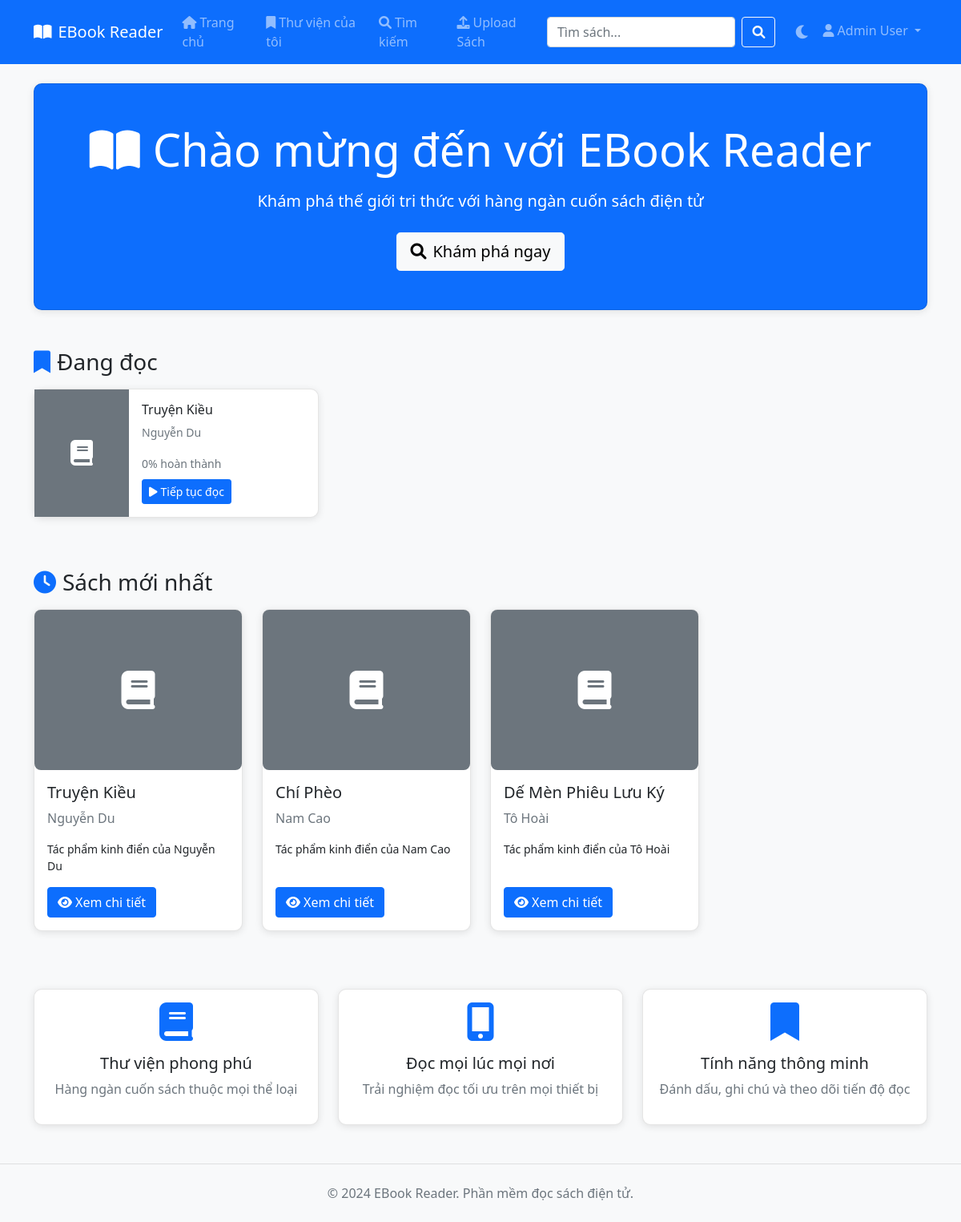
Page / (signed in) on the earlier database version.
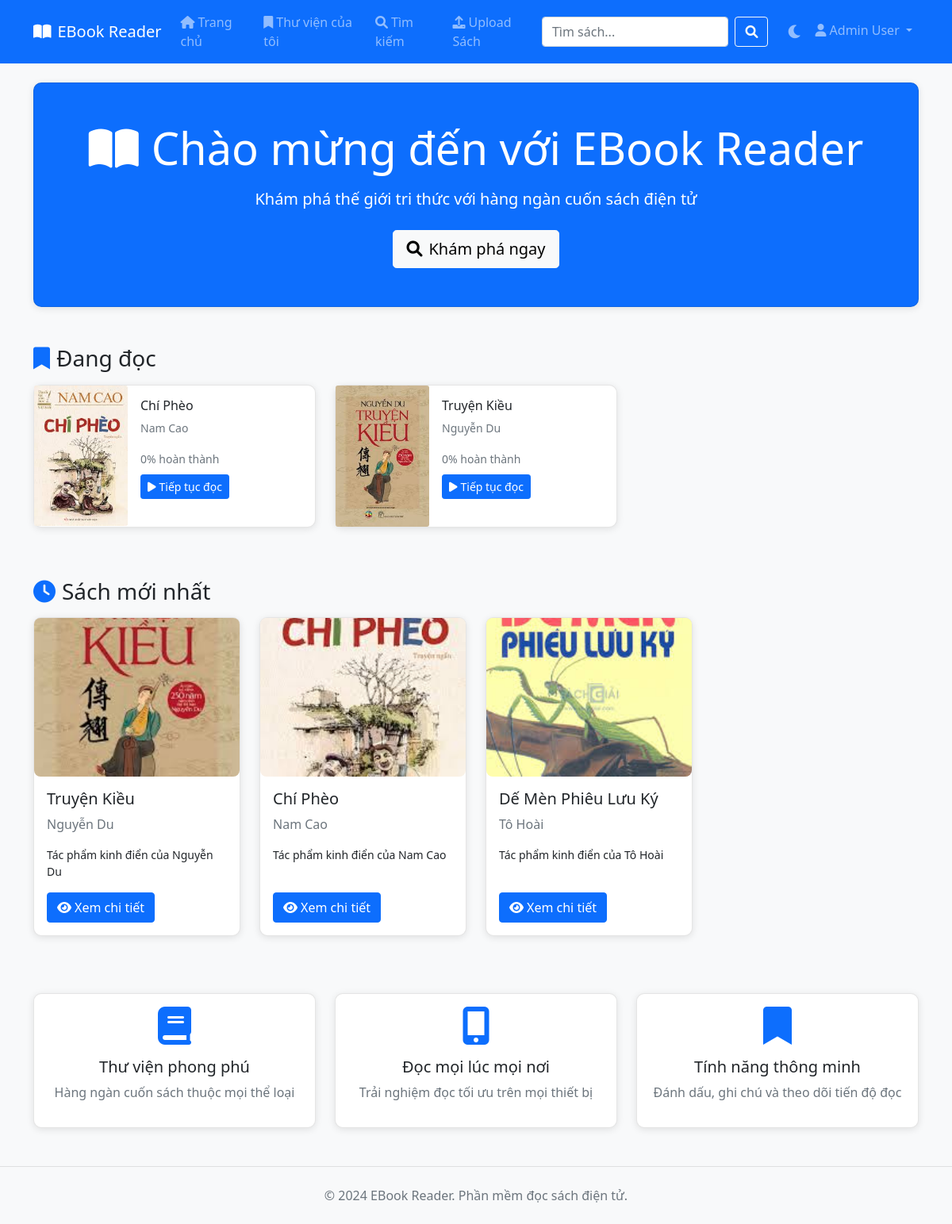
Same page on the later database version.
### tables this page shows
CREATE TABLE user_library (
                    user_library_id INTEGER PRIMARY KEY AUTOINCREMENT,
                    user_id INTEGER,
                    book_id INTEGER,
                    is_favorite BOOLEAN DEFAULT FALSE,
                    last_read_position INTEGER DEFAULT 0,
                    reading_status TEXT DEFAULT 'not_started',
                    added_date TIMESTAMP DEFAULT CURRENT_TIMESTAMP,
                    FOREIGN KEY (user_id) REFERENCES users (user_id),
                    FOREIGN KEY (book_id) REFERENCES books (book_id)
                );

CREATE TABLE books (
                    book_id INTEGER PRIMARY KEY AUTOINCREMENT,
                    title TEXT NOT NULL,
                    author_id INTEGER,
                    publisher_id INTEGER,
                    description TEXT,
                    cover_image_url TEXT,
                    file_path TEXT,
                    publication_year INTEGER,
                    page_count INTEGER,
                    added_at TIMESTAMP DEFAULT CURRENT_TIMESTAMP,
                    FOREIGN KEY (author_id) REFERENCES authors (author_id),
                    FOREIGN KEY (publisher_id) REFERENCES publishers (publisher_id)
                );

CREATE TABLE authors (
                    author_id INTEGER PRIMARY KEY AUTOINCREMENT,
                    author_name TEXT NOT NULL,
                    birth_year INTEGER,
                    nationality TEXT
                );

### app/views.py (the view)
@main_bp.route('/')
def index():
    if 'user_id' not in session:
        return redirect(url_for('main.login'))
    try:
        data = book_service.get_home_data(session['user_id'])
        if 'error' in data:
            flash(data['error'], 'error')
            return render_template('index.html', recent_books=[], reading_books=[])
        return render_template('index.html',
                             recent_books=data['recent_books'],
                             reading_books=data['reading_books'])
    except Exception as e:
        flash(f'Lỗi tải trang chủ: {str(e)}', 'error')
        return render_template('index.html', recent_books=[], reading_books=[])

### app/models.py (called while the page is built)
    def get_connection(self):
        conn = sqlite3.connect(self.db_path, timeout=Config.DATABASE_TIMEOUT)
        conn.row_factory = sqlite3.Row
        return conn

    def get_recent_books(self, limit=8):
        conn = self.db.get_connection()
        try:
            books = conn.execute('''
                SELECT b.*, a.author_name, p.publisher_name
                FROM books b
                LEFT JOIN authors a ON b.author_id = a.author_id
                LEFT JOIN publishers p ON b.publisher_id = p.publisher_id
                ORDER BY b.added_at DESC LIMIT ?
            ''', (limit,)).fetchall()
            return books
        finally:
            conn.close()

    def get_reading_books(self, user_id):
        conn = self.db.get_connection()
        try:
            books = conn.execute('''
                SELECT b.*, a.author_name, ul.last_read_position, ul.reading_status
                FROM books b
                LEFT JOIN authors a ON b.author_id = a.author_id
                JOIN user_library ul ON b.book_id = ul.book_id
                WHERE ul.user_id = ? AND ul.reading_status = 'reading'
                ORDER BY ul.added_date DESC
            ''', (user_id,)).fetchall()
            return books
        finally:
            conn.close()

### app/services.py (called while the page is built)
    def get_home_data(self, user_id, limit=None):
        limit = limit or Config.DEFAULT_BOOKS_PER_PAGE
        try:
            recent_books = self.book_model.get_recent_books(limit)
            user_library = UserLibraryModel(self.db)
            reading_books = user_library.get_reading_books(user_id)
            return {
                'recent_books': recent_books,
                'reading_books': reading_books
            }
        except Exception as e:
            return {
                'recent_books': [],
                'reading_books': [],
                'error': f"Lỗi khi lấy dữ liệu: {str(e)}"
            }

### app/views.py (called while the page is built)
@main_bp.context_processor
def inject_user():
    return {
        'current_user': {
            'id': session.get('user_id'),
            'username': session.get('username'),
            'full_name': session.get('full_name'),
            'is_authenticated': 'user_id' in session
        }
    }

### templates/index.html (shortened to what this page needs)
{% extends "base.html" %}
{% block content %}
<div class="container mt-4">
    <div class="row mb-5">
        <div class="col-12">
            <div class="card bg-primary text-white">
                <div class="card-body text-center py-5">
                    <h1 class="card-title display-4 mb-3">
                        <i class="fas fa-book-open me-3"></i>Chào mừng đến với EBook Reader
                    </h1>
                    <p class="lead mb-4">Khám phá thế giới tri thức với hàng ngàn cuốn sách điện tử</p>
                    <a href="{{ url_for('main.search') }}" class="btn btn-light btn-lg">
                        <i class="fas fa-search me-2"></i>Khám phá ngay
                    </a>
                </div>
            </div>
        </div>
    </div>
    {% if reading_books %}
    <div class="row mb-5">
        <div class="col-12">
            <h3 class="mb-3">
                <i class="fas fa-bookmark text-primary me-2"></i>Đang đọc
            </h3>
            <div class="row">
                {% for book in reading_books %}
                <div class="col-md-6 col-lg-4 mb-3">
                    <div class="card h-100">
                        <div class="row g-0">
                            <div class="col-4">
                                {% if book.cover_image_url %}
                                    <img src="{{ book.cover_image_url }}" class="card-img h-100" alt="{{ book.title }}">
                                {% else %}
                                    <div class="bg-secondary d-flex align-items-center justify-content-center h-100">
                                        <i class="fas fa-book fa-2x text-white"></i>
                                    </div>
                                {% endif %}
                            </div>
                            <div class="col-8">
                                <div class="card-body p-3">
                                    <h6 class="card-title">{{ book.title }}</h6>
                                    <p class="card-text text-muted small">{{ book.author_name }}</p>
                                    {% set progress_percentage = (book.last_read_position / book.page_count * 100) if book.page_count else 0 %}
                                    <small class="text-muted">{{ "%.0f"|format(progress_percentage) }}% hoàn thành</small>
                                    <div class="mt-2">
                                        <a href="{{ url_for('main.read_book', book_id=book.book_id) }}" class="btn btn-primary btn-sm">
                                            <i class="fas fa-play me-1"></i>Tiếp tục đọc
                                        </a>
                                    </div>
                                </div>
                            </div>
                        </div>
                    </div>
                </div>
                {% endfor %}
            </div>
        </div>
    </div>
    {% endif %}
    <div class="row">
        <div class="col-12">
            <h3 class="mb-3">
                <i class="fas fa-clock text-primary me-2"></i>Sách mới nhất
            </h3>
            <div class="row">
                {% for book in recent_books %}
                <div class="col-md-6 col-lg-3 mb-4">
                    <div class="card h-100">
                        {% if book.cover_image_url %}
                            <img src="{{ book.cover_image_url }}" class="card-img-top book-cover" alt="{{ book.title }}">
                        {% else %}
                            <div class="bg-secondary d-flex align-items-center justify-content-center book-cover">
                                <i class="fas fa-book fa-3x text-white"></i>
                            </div>
                        {% endif %}
                        <div class="card-body d-flex flex-column">
                            <h5 class="card-title">{{ book.title }}</h5>
                            <p class="card-text text-muted">{{ book.author_name }}</p>
                            {% if book.description %}
                                <p class="card-text small">{{ book.description[:100] }}{% if book.description|length > 100 %}...{% endif %}</p>
                            {% endif %}
                            <div class="mt-auto">
                                <a href="{{ url_for('main.book_detail', book_id=book.book_id) }}" class="btn btn-primary">
                                    <i class="fas fa-eye me-1"></i>Xem chi tiết
                                </a>
                            </div>
                        </div>
                    </div>
                </div>
                {% endfor %}
            </div>
        </div>
    </div>
    <div class="row mt-5">
        <div class="col-md-4">
            <div class="card text-center">
                <div class="card-body">
                    <i class="fas fa-book fa-3x text-primary mb-3"></i>
                    <h5>Thư viện phong phú</h5>
                    <p class="text-muted">Hàng ngàn cuốn sách thuộc mọi thể loại</p>
                </div>
            </div>
        </div>
        <div class="col-md-4">
            <div class="card text-center">
                <div class="card-body">
                    <i class="fas fa-mobile-alt fa-3x text-primary mb-3"></i>
                    <h5>Đọc mọi lúc mọi nơi</h5>
                    <p class="text-muted">Trải nghiệm đọc tối ưu trên mọi thiết bị</p>
                </div>
            </div>
        </div>
        <div class="col-md-4">
            <div class="card text-center">
                <div class="card-body">
                    <i class="fas fa-bookmark fa-3x text-primary mb-3"></i>
                    <h5>Tính năng thông minh</h5>
                    <p class="text-muted">Đánh dấu, ghi chú và theo dõi tiến độ đọc</p>
                </div>
            </div>
        </div>
    </div>
</div>
{% endblock %}

### templates/base.html (shortened to what this page needs)
<!DOCTYPE html>
<html lang="vi" data-bs-theme="light">
<head>
    <link href="https://cdn.jsdelivr.net/npm/bootstrap@5.1.3/dist/css/bootstrap.min.css" rel="stylesheet">
    <link href="https://cdnjs.cloudflare.com/ajax/libs/font-awesome/6.0.0/css/all.min.css" rel="stylesheet">
</head>
<body>
    <nav class="navbar navbar-expand-lg navbar-dark bg-primary">
        <div class="container">
            <a class="navbar-brand" href="{{ url_for('main.index') }}">
                <i class="fas fa-book-open me-2"></i>EBook Reader
            </a>
            <div class="collapse navbar-collapse" id="navbarNav">
                <ul class="navbar-nav me-auto">
                    <li class="nav-item">
                        <a class="nav-link" href="{{ url_for('main.index') }}">
                            <i class="fas fa-home me-1"></i>Trang chủ
                        </a>
                    </li>
                    <li class="nav-item">
                        <a class="nav-link" href="{{ url_for('main.library') }}">
                            <i class="fas fa-bookmark me-1"></i>Thư viện của tôi
                        </a>
                    </li>
                    <li class="nav-item">
                        <a class="nav-link" href="{{ url_for('main.search') }}">
                            <i class="fas fa-search me-1"></i>Tìm kiếm
                        </a>
                    </li>
                    <li class="nav-item">
                        <a class="nav-link" href="{{ url_for('main.upload_book') }}">
                            <i class="fas fa-upload me-1"></i>Upload Sách
                        </a>
                    </li>
                </ul>
                <form class="d-flex me-3" action="{{ url_for('main.search') }}" method="GET">
                    <input class="form-control me-2" type="search" name="q" placeholder="Tìm sách..." value="{{ request.args.get('q', '') }}">
                    <button class="btn btn-outline-light" type="submit">
                        <i class="fas fa-search"></i>
                    </button>
                </form>
                <ul class="navbar-nav">
                    <li class="nav-item">
                        <span class="nav-link theme-toggle" onclick="toggleTheme()" title="Chuyển giao diện">
                            <i class="fas fa-moon" id="theme-icon"></i>
                        </span>
                    </li>
                    {% if session.user_id %}
                        <li class="nav-item dropdown">
                            <a class="nav-link dropdown-toggle" href="#" role="button" data-bs-toggle="dropdown">
                                <i class="fas fa-user me-1"></i>{{ session.full_name or session.username }}
                            </a>
                        </li>
                    {% endif %}
                </ul>
            </div>
        </div>
    </nav>
    <main>
        {% block content %}{% endblock %}
    </main>
    <footer class="bg-light mt-5 py-4">
        <div class="container text-center">
            <p class="mb-0">&copy; 2024 EBook Reader. Phần mềm đọc sách điện tử.</p>
        </div>
    </footer>
</body>
</html>

### templates/base.html (style rules this page uses)
:root { --bg-primary: #f8f9fa; --bg-secondary: #ffffff; --text-primary: #212529; --text-secondary: #6c757d; --border-color: rgba(0,0,0,0.1); --shadow: 0 2px 10px rgba(0,0,0,0.1); --card-hover-shadow: 0 4px 15px rgba(0,0,0,0.15); }
body { background-color: var(--bg-primary); color: var(--text-primary); font-family: 'Segoe UI', Tahoma, Geneva, Verdana, sans-serif; transition: background-color 0.3s, color 0.3s; }
.card { background-color: var(--bg-secondary); color: var(--text-primary); border: 1px solid var(--border-color); border-radius: 10px; box-shadow: var(--shadow); transition: transform 0.2s, box-shadow 0.2s; }
.book-cover { height: 200px; object-fit: cover; border-radius: 8px; }
.theme-toggle { cursor: pointer; font-size: 1.2rem; padding: 0.5rem; border-radius: 50%; transition: background-color 0.3s; }
footer { background-color: var(--bg-secondary) !important; color: var(--text-secondary); border-top: 1px solid var(--border-color); }

Differences in the rows shown:
added user_library: cover_image_url (picture), title "Chí Phèo", author_name "Nam Cao", progress_percentage "0"
changed user_library "Truyện Kiều": cover_image_url: picture added
changed books "Truyện Kiều": cover_image_url: picture added
changed books "Chí Phèo": cover_image_url: picture added
changed books "Dế Mèn Phiêu Lưu Ký": cover_image_url: picture added
